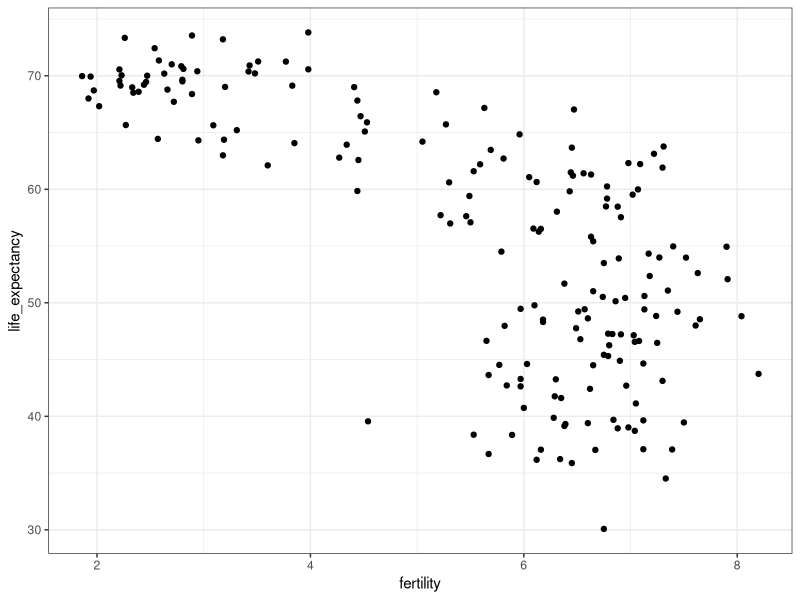
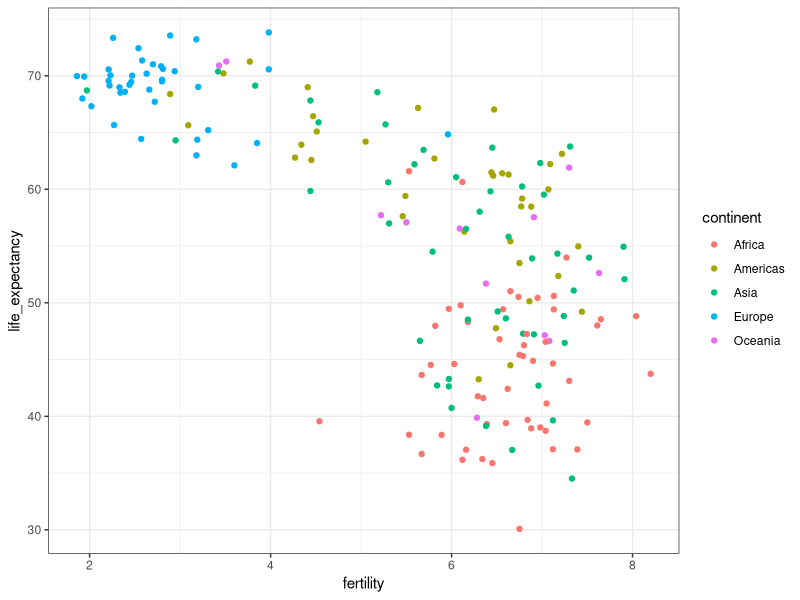
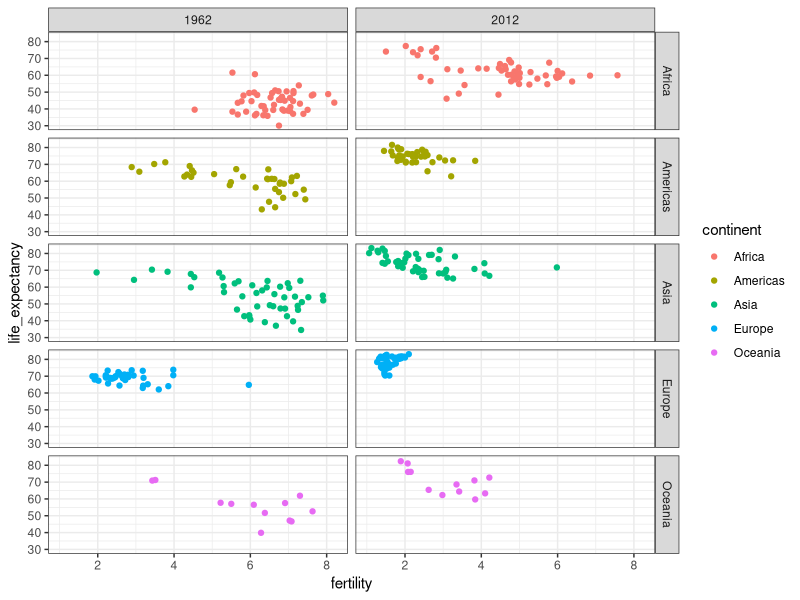
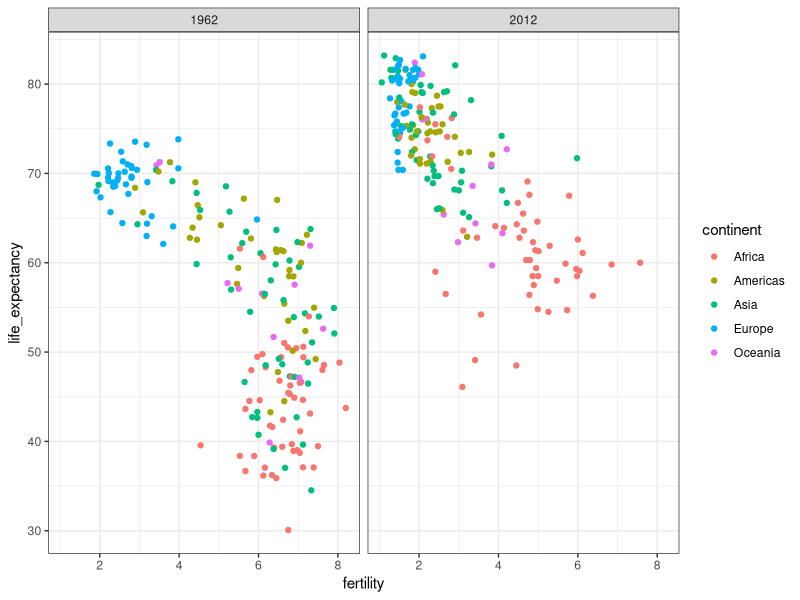
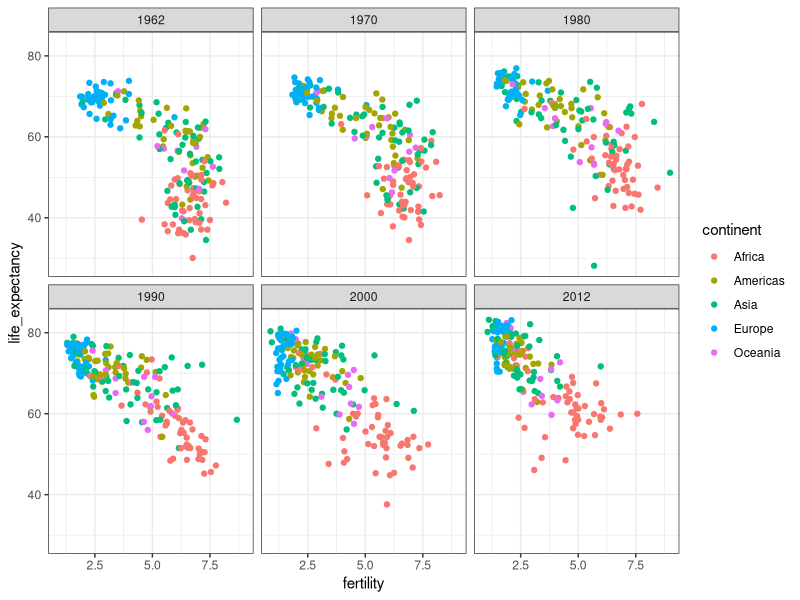

Here is the R script that generated these plots, in order:
# Gapminder datasets and using various data visualization techniques to better understand data
 library(dslabs)
 library(tidyverse)
 library(dplyr)
 library(ggplot2)
 library(ggthemes)
data("gapminder") 
head(gapminder)

# compare infant mortality in Si Lanka and Turkey
gapminder %>% 
  filter(year == 2015 & country %in% c("Sri Lanka", "Turkey")) %>%
  select(country, infant_mortality)
# we observe that the infant mortality rate of Sri Lanka is Much lower than Turkey

# Basic scatter plot for fertility vs life expectancy

ds_theme_set() # set plot theme
filter(gapminder, year == 1962) %>% 
  ggplot(aes(fertility, life_expectancy)) + geom_point()

# we can further refine the plot by addig color to the continent
filter(gapminder, year == 1962) %>% 
  ggplot(aes(fertility, life_expectancy, color = continent)) + geom_point()

## Faceting
# Faceting is a function which allows the scales to be fixed across all plots
# this enables easier comparison

# FAcet by continent and year

filter(gapminder, year %in% c(1962,2012)) %>% 
  ggplot(aes(fertility,life_expectancy, col = continent)) +
  geom_point() + facet_grid(continent~year)
 # note that this seperates the entire graph into continent section comparing the 2 years

# to facet only by year
filter(gapminder, year %in% c(1962,2012)) %>% 
  ggplot(aes(fertility,life_expectancy, col = continent)) +
  geom_point() + facet_grid(.~year) 
# we use a dot function to tell the function that there is only a single variable year

# We can also add multiple years to show the progress over the years
# in this case we need to use a function called facet_wrap() this keeps the scale same
filter(gapminder, year %in% c(1962,1970,1980,1990,2000,2012)) %>% 
  ggplot(aes(fertility,life_expectancy, col = continent)) +
  geom_point() + facet_wrap(.~year) 

# This indeed proves that there isn't a major difference in the so called western and eastern world 
# and they are merging 
# over the years life expectancy has gone up and fertility has decreased
